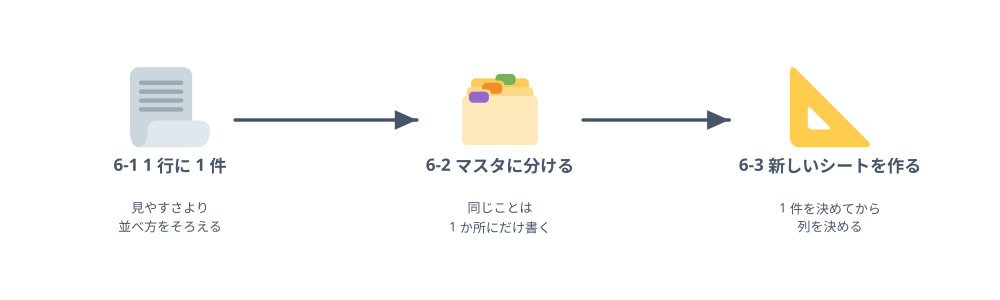

The Python source for this figure:
"""第 6 章: 1 行に 1 件の表にする → 同じことをマスタに分ける → 新しいシートを設計する（SOURCE-PATH-GOAL）。"""
import sys
sys.path.insert(0, "/Users/seekseep/.claude/skills/genfig")
from genfig import Canvas

c = Canvas(1000, 300)
steps = [
    (170, "6-1 1 行に 1 件", "見やすさより\n並べ方をそろえる", "1f4c3"),   # 📃
    (500, "6-2 マスタに分ける", "同じことは\n1 か所にだけ書く", "1f5c2"),  # 🗂️
    (830, "6-3 新しいシートを作る", "1 件を決めてから\n列を決める", "1f4d0"),  # 📐
]
nodes = []
for x, title, detail, cp in steps:
    n = c.node(x, 120, title, emoji_cp=cp, label_scale="label")
    c.text(x, n.below(26), detail, scale="caption")
    nodes.append(n)
for a, b in zip(nodes, nodes[1:]):
    c.link(a, b)
c.save("10-chapter.svg")
